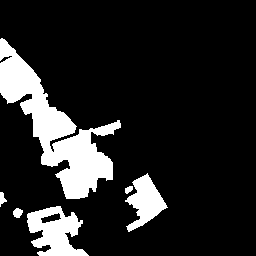
#> input picture CDCD/label/test_1.png, 256 x 256 px, found by its file name; its folder holds only this picture in this run
$ python edge_making.py
#> lines starting #> are read from the running program, lines starting #| are printed output that depends on the picture; after the words box and inside, x2 and y2 are one past the last pixel; in counts of white or black regions, pixels touching at a corner belong together
import os
import cv2
import numpy as np
from tqdm import tqdm

def generate_edge_labels(label_dir, save_dir, kernel_size=3):
    """
    从变化标签生成边缘标签图像。

    Args:
        label_dir (str): 输入变化标签（二值图）的文件夹路径
        save_dir (str): 输出边缘标签图像保存路径
        kernel_size (int): 膨胀/腐蚀使用的核大小
    """
#> called with label_dir = 'F:\\Data\\LEVIR-CD\\merged_data\\label', kernel_size = 2
    os.makedirs(save_dir, exist_ok=True)
    label_files = [f for f in os.listdir(label_dir) if f.endswith(('.png', '.jpg', '.tif'))]

    kernel = cv2.getStructuringElement(cv2.MORPH_RECT, (kernel_size, kernel_size))

    for file in tqdm(label_files, desc="Processing edge masks"):
        label_path = os.path.join(label_dir, file)
        save_path = os.path.join(save_dir, file)

        # 读取二值标签图像
        label = cv2.imread(label_path, cv2.IMREAD_GRAYSCALE)
#> label: shape (256, 256); 14.6% white; 6 white regions, box (x1, y1, x2, y2) and area: (0, 38, 121, 199) 6334, (27, 206, 89, 256) 1825, (125, 173, 168, 232) 1209, (13, 208, 23, 218) 73, (0, 192, 7, 207) 58, (125, 186, 133, 194) 45
        if label is None:
            print(f"Failed to read {label_path}")
            continue

        # 保证是0和1或0和255的二值图
        _, binary = cv2.threshold(label, 127, 255, cv2.THRESH_BINARY)

        # 边缘提取：膨胀 - 腐蚀 = 边缘（即形态学梯度）
        dilated = cv2.dilate(binary, kernel)
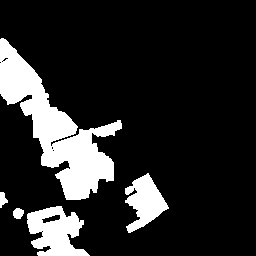
#> dilated: shape (256, 256); 15.8% white; 5 white regions, box (x1, y1, x2, y2) and area: (0, 38, 122, 200) 6788, (27, 206, 90, 256) 1982, (125, 173, 169, 233) 1397, (13, 208, 24, 219) 94, (0, 192, 8, 208) 81
        eroded = cv2.erode(binary, kernel)
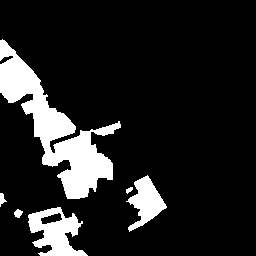
#> eroded: shape (256, 256); 13.4% white; 6 white regions, box (x1, y1, x2, y2) and area: (0, 39, 121, 199) 5932, (28, 207, 88, 256) 1617, (126, 175, 167, 232) 1085, (14, 209, 23, 218) 54, (0, 193, 7, 207) 51, (126, 187, 133, 194) 30
        edge = cv2.absdiff(dilated, eroded)
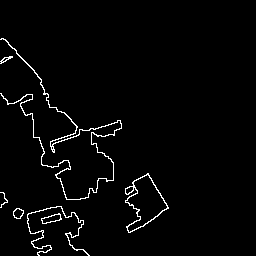
#> edge: shape (256, 256); 2.4% white in thin lines or dots, all inside (x1, y1, x2, y2) = (0, 38, 169, 256)

        # 保存边缘图
        cv2.imwrite(save_path, edge)

    print("✅ Edge label generation completed.")

if __name__ == "__main__":
    # 示例路径（根据你的数据集修改）
    label_dir = r"F:\Data\LEVIR-CD\merged_data\label"   # 输入变化标签路径
    save_dir = r"F:\Data\LEVIR-CD\merged_data\label_edge"     # 输出边缘标签路径

    generate_edge_labels(label_dir, save_dir, kernel_size=2)
